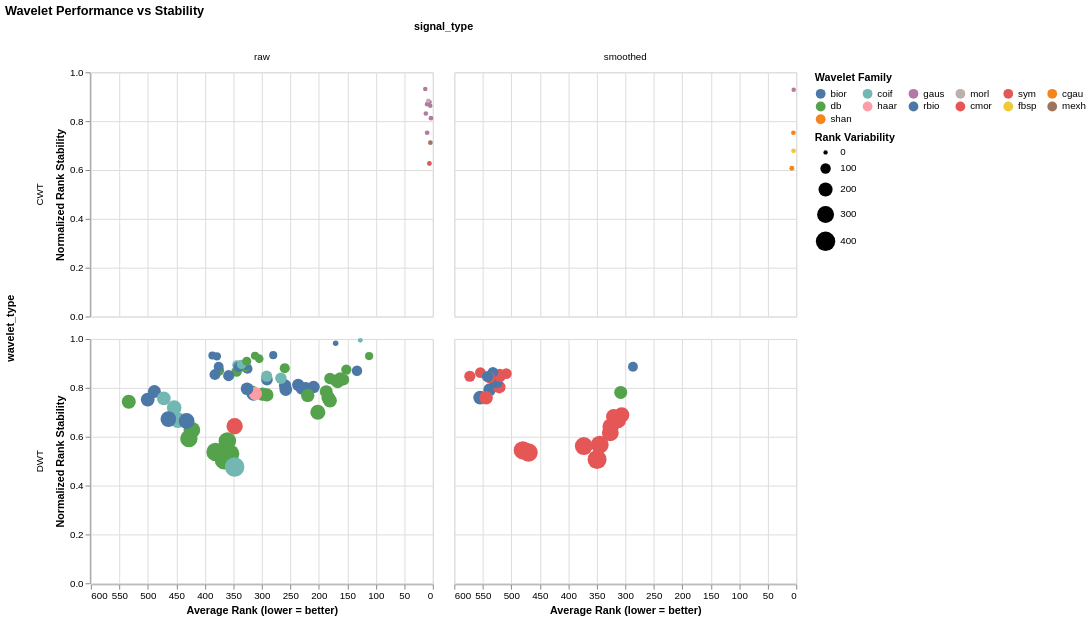

Write notebook code for a chart like this one.
### Code cell
selection = alt.selection_point(
    fields=['wavelet_family'],
    bind='legend'
)

chart = alt.Chart(
    subset_combined_results_df
).mark_circle().encode(
    x=alt.X(
        'average_rank:Q',
        title='Average Rank (lower = better)',
        scale=alt.Scale(reverse=True)
    ),
    y=alt.Y(
        'normalized_rank_stability:Q',
        title='Normalized Rank Stability'
    ),
    size=alt.Size(
        'rank_variability:Q',
        title='Rank Variability',
        scale=alt.Scale(range=[20, 400])
    ),
    color=alt.Color(
        'wavelet_family:N',
        title='Wavelet Family',
        legend=alt.Legend(symbolLimit=0, columns=6)
    ),
    tooltip=[
        'htid',
        'wavelet',
        'wavelet_family',
        'wavelet_type',
        'signal_type',
        'average_rank',
        'harmonic_average_rank',
        'normalized_rank_stability',
        'rank_variability',
        'family_informed_rank',
        'final_family_stability_rank'
    ],
    opacity=alt.condition(selection, alt.value(1), alt.value(0.25)),
	row='wavelet_type:N',
	column='signal_type:N'
).add_params(selection).properties(
    title='Wavelet Performance vs Stability',
    width=350,
    height=250
)
chart
